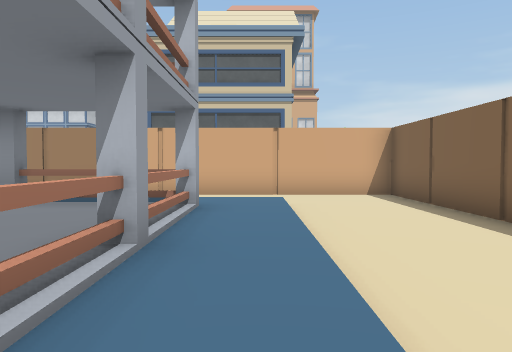
view 1 (above)

24 first-person views from a walk through a Unity game level. The camera is 1.4 m above the floor, tilts 2° down and sees 70° across. The floor is counted in squares, 2 m on a side. Each view is taken from the middle of a square. On the plan, view 1 faces up. The plan holds only what a view shows up to about 11 squares ahead; the rest is blank. The place goes on beyond the plan. Some animated figures are left out. Some surface patterns are stand-ins.

view 2
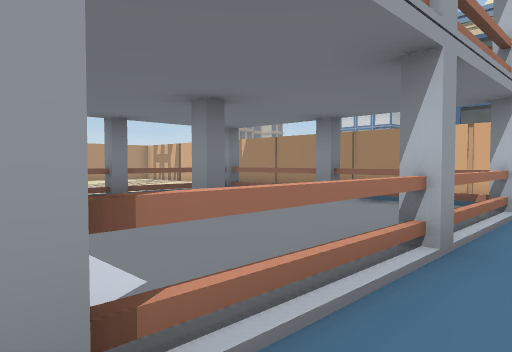

view 3
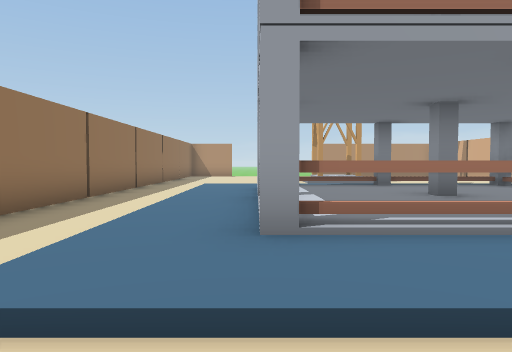

view 4
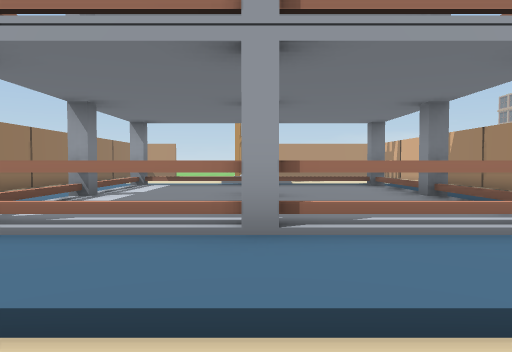

view 5
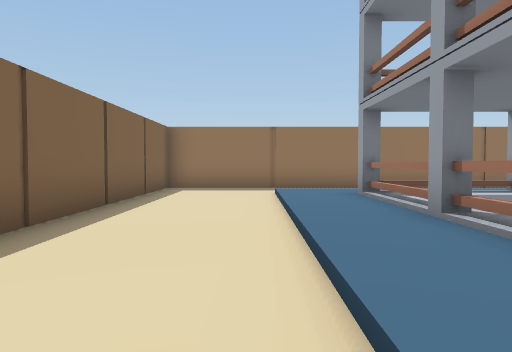

view 6
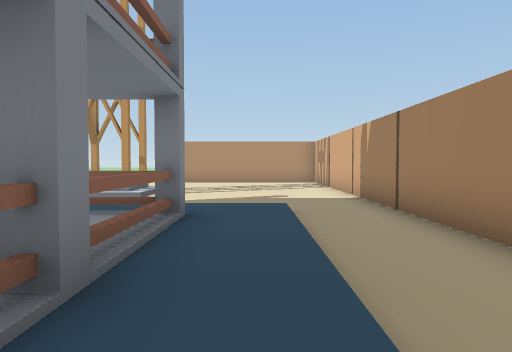

view 7
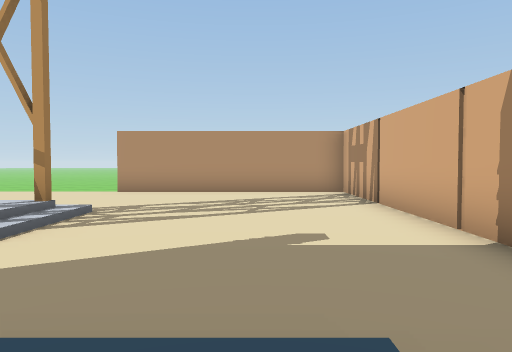

view 8
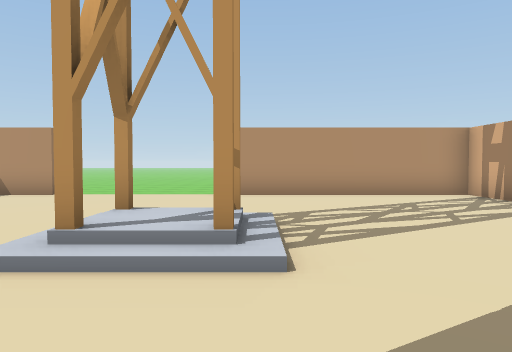

view 9
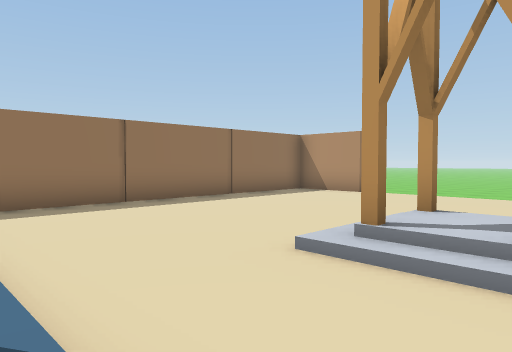

view 10
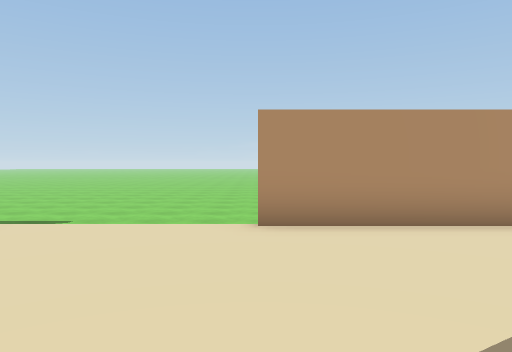

view 11
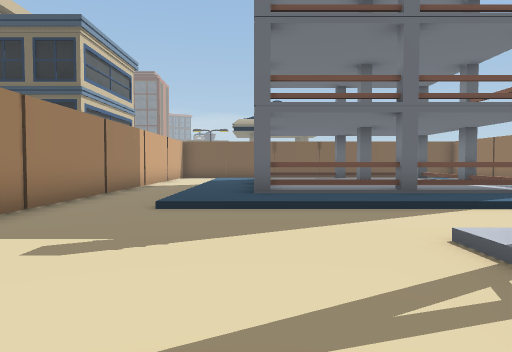

view 12
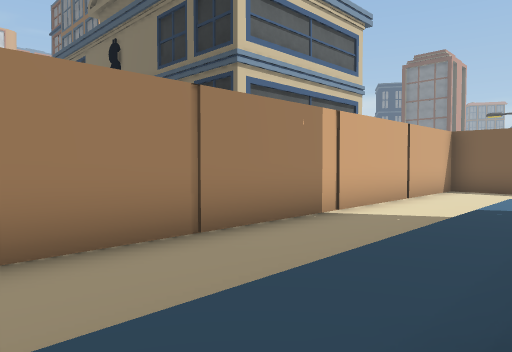

view 13
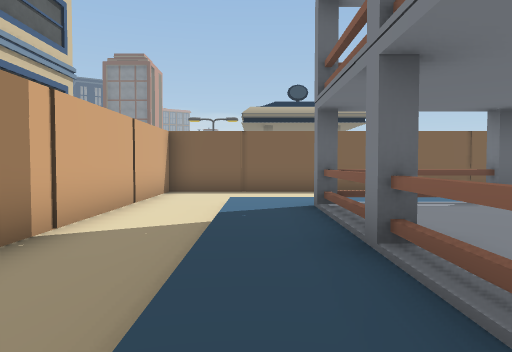

view 14
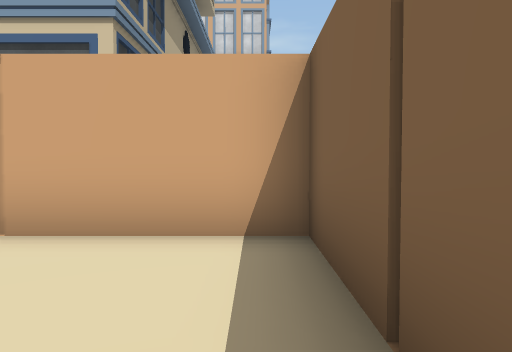

view 15
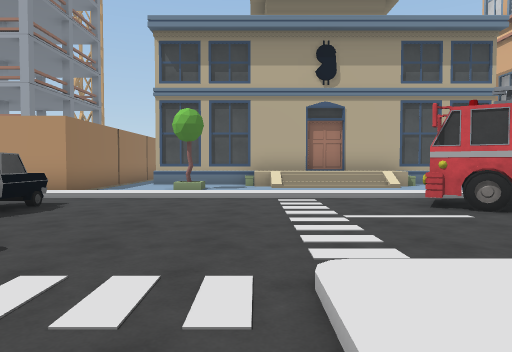

view 16
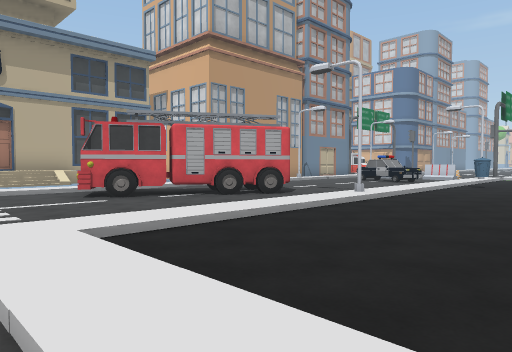

view 17
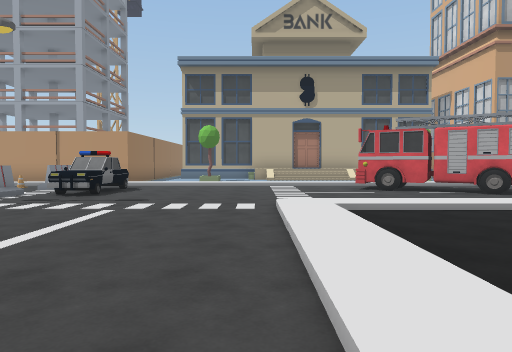

view 18
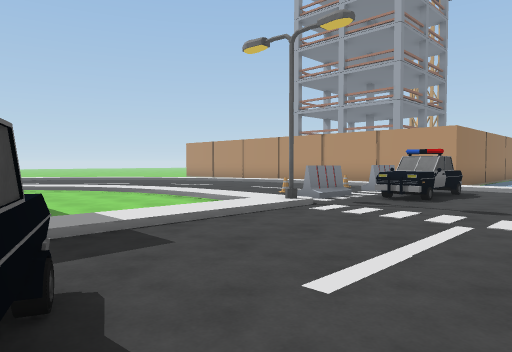

view 19
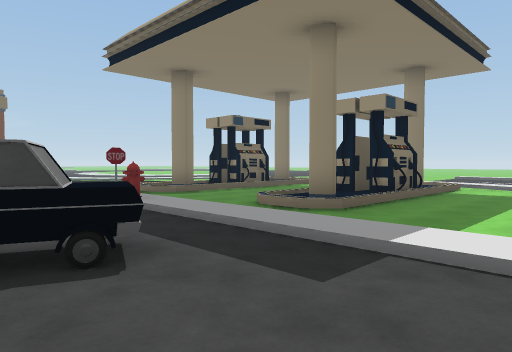

view 20
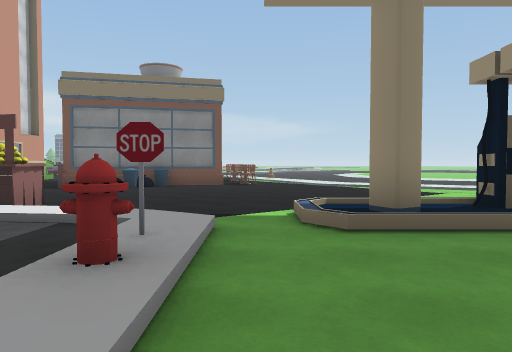

view 21
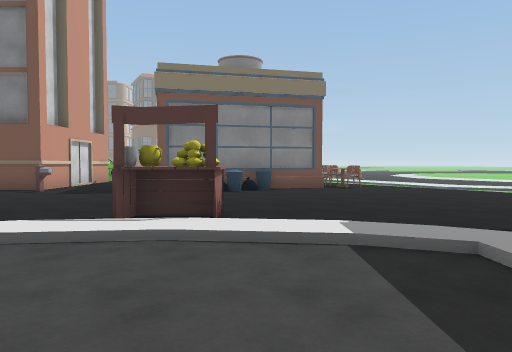

view 22
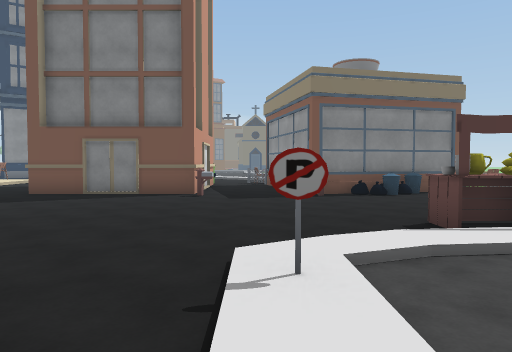

view 23
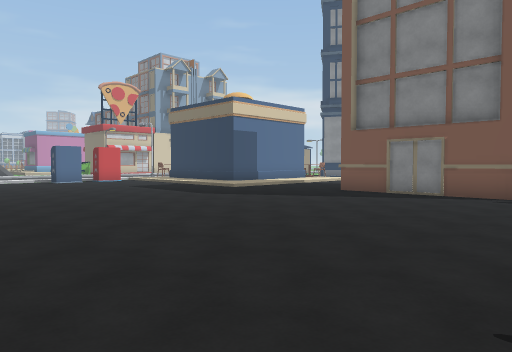

view 24
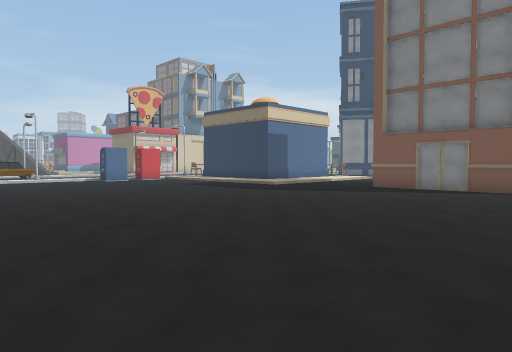

### Floor plan
Key: @ floor where view 1 was taken; # wall or solid block; x gap in a wall; . main floor; : floor 0.25 m higher than the main floor; + floor 0.5 m higher than the main floor; / step, stairs or slope; = window, fence, low wall or low ledge; ^ raised ledge; T thing the floor can be seen under or through; O other object.
Columns run from 22 left of view 1 to 28 right of it. Each row starts with its distance up from view 1.
 26                                 :O.    ......
 25                                 :..    .......
 24                                .:..    ........
 23                               ..:..   ..........
 22                              ...:...  ............
 21                        O     O#.O...  ...........#
 20                        O   ..OO.:...  ...........#
 19                        O   .##..:...  ...........#
 18                        O  :OO#..:... ............#
 17                    O   O  :.O...:................##
 16                    O   O  :.....:...............O..
 15                    O   O  :.....:///// //O/........
 14                    O   O  :............ ../.....O.
 13                    O   O  :...........O  .//....O#
 12                    O   O O:..........OO ...OO...O#
 11                    OOOOO  :..........O....//....OO
 10     #######################.OOO...........//.....O#
  9     #.....................#OO.OO::::::::OO/.......#
  8     #.....................# ..  :.................^
  7     #.........:::::::::...# O O.:....///..//....../
  6     #.........:##TTTTT:...#   ../..../#/../#. ../:/
  5     #.........:#=::::T:...#   ..//.../x/ .##.  .//
  4     #....#/#..:#=::::T:...#    .//.../#  .#   ./
  3 ........./+/..:x::#::x:...#      //../        .:
  2 .........#/#..:#=::::#:...#       :/./#
  1 ..............:#=::::#:...#         ///
  0 ..............:#######@...#         /:
 -1 ..............:::::::::...#
 -2 ....#.....................#
 -3 ... #######################

Positions as (right, up) in squares from view 1, and headings:
1: (0, 0), facing up
2: (0, 0), facing up-left
3: (2, 0), facing left
4: (2, 3), facing left
5: (1, 7), facing down
6: (-2, 7), facing left
7: (-7, 7), facing left
8: (-8, 4), facing left
9: (-8, 4), facing down-left
10: (-12, 3), facing left
11: (-14, 6), facing right
12: (-8, 6), facing up-right
13: (-7, 7), facing right
14: (3, 6), facing up
15: (12, 14), facing left
16: (14, 14), facing up-left
17: (16, 14), facing left
18: (15, 13), facing down-left
19: (12, 12), facing down-right
20: (16, 8), facing right
21: (17, 11), facing right
22: (17, 15), facing right
23: (17, 15), facing up-right
24: (15, 15), facing up-right
